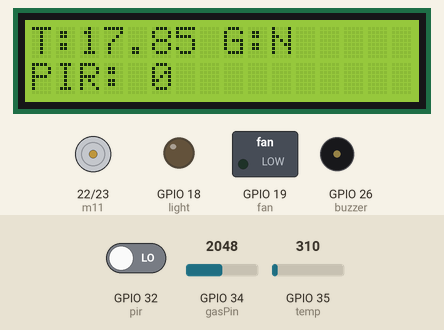
Simulated run of this sketch. Board: ESP32. On the bench: 16×2 character LCD, motor-driver pin pairs drawn as motors (green arrow = first pin HIGH = forward, orange = second pin HIGH = backward, longer = more drive), switched loads named in the sketch (green lamp = pin HIGH), output pins drawn as LEDs (lit = HIGH), buzzer (waves = sounding, pin HIGH). Inputs (shaded band) come from the test bench; at power-on: GPIO 34 (gasPin) = 2048, GPIO 32 (pir) LOW, GPIO 35 (temp) = 310. WiFi joins after 1.5 s; servers stay silent unless stated; uploads are accepted with an empty reply; what the sketch prints to the serial monitor is not drawn.

Above: at 3.9 s.
4.0 s: GPIO 34 (gasPin) set to 2935
5.6 s: GPIO 34 (gasPin) set to 3030
At 6.8 s:
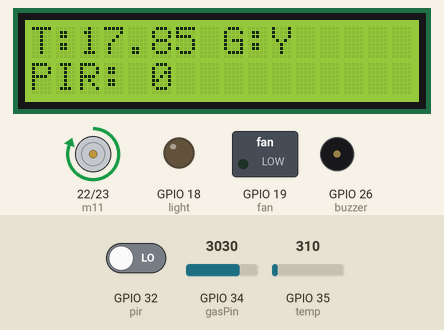
7.5 s: GPIO 32 (pir) driven HIGH
At 9.1 s:
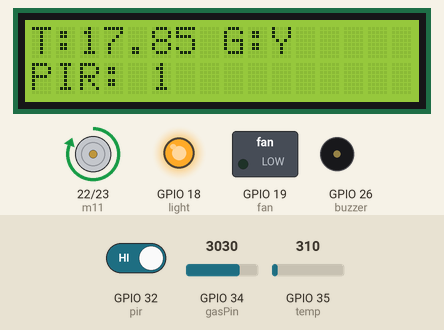
9.7 s: GPIO 35 (temp) set to 566
At 12.1 s:
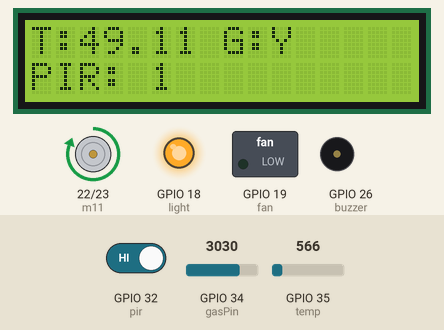
12.8 s: GPIO 35 (temp) set to 655
At 15.5 s:
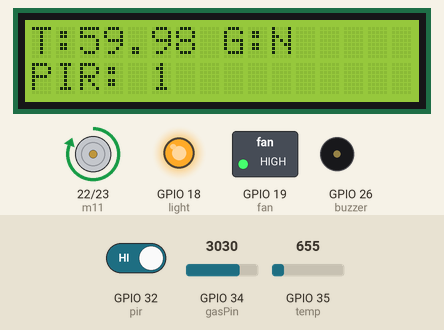
15.8 s: GPIO 32 (pir) driven LOW
At 17.1 s:
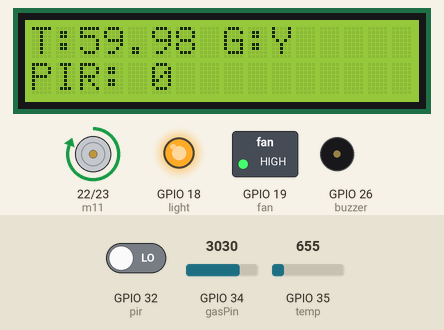
Timing chart, 0 to 19.9 s (numbered marks = the images above; inputs shaded):
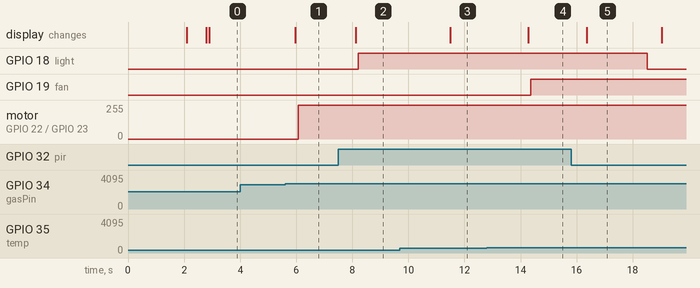

The sketch:

pattern_of_life_modeling_in_smart_home_bharath.ino
```cpp
#include <WiFi.h>
#include <HTTPClient.h>
#include <LiquidCrystal.h>
#include <String.h>


LiquidCrystal lcd (15,2,4,16,17,5);

#define temp 35

#define gasPin 34
#define pir 32
#define buzzer 26
#define light 18
#define fan 19
#define m11 22
#define m12 23

float temp1=0.0;
unsigned temp2 = 0;
int gas  = 0;

String g = "N";
String p = "N";

// WiFi parameters to be configured
const char* ssid = "project12"; // Hoofdlettergevoelig
const char* password = "project123456"; // Hoofdlettergevoelig

String q = "http://projectsiot.xyz/IoTProjects/SmartHome/upload.php?a=";
String iot = "\0";
String m = "http://sms.scubedigi.com/api.php?username=Mydreamacd&password=Mydream123&to=9493206867&from=MYDREM&message=";
String msg = "\0";
String gas2 = "\0";
String p1 = "Normal";
/*
int freq = 5000;
int ledChannel = 0;
int resolution = 8;
int dutyCycle = 0;
*/


void lcdstring (int a, int b, String w)
{
  lcd.setCursor(a,b);
  lcd.print(w);
}
void forward ()
{
  digitalWrite(m11,HIGH);
  digitalWrite(m12,LOW);
  delay(50);
}
void backward ()
{
  digitalWrite(m12,HIGH);
  digitalWrite(m11,LOW);
  delay(50);
}
void stopp ()
{
  digitalWrite(m12,LOW);
  digitalWrite(m11,LOW);
  delay(50);
}
void beep ()
{
  digitalWrite(buzzer,HIGH);
  delay(1000);
  digitalWrite(buzzer,LOW);
  delay(100);
}

void setup(void) {
  Serial.begin(9600);
  Serial.print("Bezig met verbinden");
 WiFi.begin(ssid, password); // Connect to WiFi
 lcd.begin(16,2);

lcd.clear();
lcd.setCursor(0,0);
        lcd.print("SMART HOME     ");
        lcd.setCursor( 2,1);
         lcd.print("               ");
         delay(2000);

          pinMode(gasPin,INPUT);
          pinMode(temp,INPUT);
         pinMode(pir,INPUT);

          pinMode(m12,OUTPUT);
          pinMode(m11,OUTPUT);
          pinMode(fan,OUTPUT);
          pinMode(light,OUTPUT);
          pinMode(buzzer,OUTPUT);

       // configure LED PWM functionalitites
  //ledcSetup(ledChannel, freq, resolution);

  // attach the channel to the GPIO to be controlled
  //ledcAttachPin(led, ledChannel);

  // while wifi not connected yet, print '.'
  // then after it connected, get out of the loop
  while (WiFi.status() != WL_CONNECTED) {
     lcd.clear();
     lcdstring(0,0,"connecting to ");
     lcdstring(0,1,ssid);
     delay(500);
     Serial.print(".");
  }
  lcd.clear();
     lcdstring(0,0,"connected to");
     lcdstring(0,1,ssid);
  // Verbonden.
  Serial.println("OK!");

  // Access Point (SSID).
  Serial.print("SSID: ");
  Serial.println(WiFi.SSID());

  // IP adres.
  Serial.print("IP: ");
  Serial.println(WiFi.localIP());

  // Signaalsterkte.
  long rssi = WiFi.RSSI();
  Serial.print("Signaal sterkte (RSSI): ");
  Serial.print(rssi);
  Serial.println(" dBm");
  Serial.println("");


if(WiFi.status()== WL_CONNECTED){ //Check WiFi connection status

    HTTPClient http; //Declare an object of class HTTPClient
   // http.begin("http://sms.scubedigi.com/api.php?username=Mydreamacd&password=Mydre@m123&to=9652490222&from=MYDREM&message=RJANED;LKSDF"); //Specify request destination

  http.begin("http://projectsiot.xyz/IoTProjects/SmartHome/upload.php?a=U&b=N&c=N&d=N&e=N");

int httpCode = http.GET(); //Send the request
    if (httpCode > 0) { //Check the returning code
      String payload = http.getString(); //Get the request response payload
      Serial.println(payload); //Print the response payload
    }
    http.end(); //Close connection

delay(500);
}
/*
Serial.println("sending welcome message............");

 if(WiFi.status()== WL_CONNECTED){ //Check WiFi connection status

    HTTPClient http; //Declare an object of class HTTPClient
   http.begin("http://sms.scubedigi.com/api.php?username=Mydreamacd&password=Mydre@m123&to=9493206867&from=MYDREM&message=WELCOME%20TO%20PROJECT"); //Specify request destination

  //http.begin("http://projectsiot.xyz/IoTProjects/PrepaidCardPetrol/petrolcard.php?a=U&b=0&c=0");

int httpCode = http.GET(); //Send the request
    if (httpCode > 0) { //Check the returning code
      String payload = http.getString(); //Get the request response payload
      Serial.println(payload); //Print the response payload
    }
    http.end(); //Close connection

delay(500);
}
*/
lcd.clear ();
}

void loop() {
p = "N";
g = "N";
p1 = "Normal";

temp2 = analogRead(temp);
float V=temp2*(5/(4095.00));
//float V=temp2*(5/(1023.00));
  temp1=V*100;

  temp1 = temp1 - 20;
Serial.print("temperature is = "); Serial.println(temp1);
delay(50);

gas = analogRead(gasPin);
delay(50);

Serial.println("gas = "+String(gas));

if (temp1 > 55)
{

    lcdstring(0,0,"T:"+String(temp1));
    lcdstring(8,0,"G:"+String(g));
     lcdstring(0,1,"PIR: "+String(digitalRead(pir)));
     delay(100);

  digitalWrite(fan,HIGH);

 // msg = p +"Temperature%20Alert%0AT: "+String(temp1);
// sendmsg();
  delay(2000);
}
else
{
 digitalWrite(fan,LOW);
}
 if (gas > 3000)
{
  g = "Y";
      lcdstring(0,0,"T:"+String(temp1));
    lcdstring(8,0,"G:"+String(g));
     lcdstring(0,1,"PIR: "+String(digitalRead(pir)));
     delay(100);

  forward ();

 // msg = p +"SOUND%20Alert%20PLEASE%20CHECK";
// sendmsg ();
  delay(2000);
}
if (digitalRead(pir)==HIGH)
{
  p = "Y";
p1 = "Detected";
      lcdstring(0,0,"T:"+String(temp1));
    lcdstring(8,0,"G:"+String(g));
     lcdstring(0,1,"PIR: "+String(digitalRead(pir)));
     delay(100);

  digitalWrite(light,HIGH);
}
else
{
p1 = "Normal";
  digitalWrite(light,LOW);
}
    lcdstring(0,0,"T:"+String(temp1));
    lcdstring(8,0,"G:"+String(g));
     lcdstring(0,1,"PIR: "+String(digitalRead(pir)));
     delay(100);

iot = q + String(temp1) + "&b=" + g + "&c=" + p;
send2server ();
}// LOOP

void send2server ()
{
   Serial.println(iot);
if(WiFi.status()== WL_CONNECTED){ //Check WiFi connection status

    HTTPClient http; //Declare an object of class HTTPClient

   http.begin(iot);

int httpCode = http.GET(); //Send the request
    if (httpCode > 0) { //Check the returning code
      String payload = http.getString(); //Get the request response payload
      Serial.println(payload); //Print the response payload
    }
    http.end(); //Close connection

delay(100);
}
}
void sendmsg ()
{
  Serial.println("sending message-----------");

 Serial.print("msg = "); Serial.println(msg);
if(WiFi.status()== WL_CONNECTED){ //Check WiFi connection status

    HTTPClient http; //Declare an object of class HTTPClient

  http.begin(msg);

int httpCode = http.GET(); //Send the request
    if (httpCode > 0) { //Check the returning code
      String payload = http.getString(); //Get the request response payload
      Serial.println(payload); //Print the response payload
    }
    http.end(); //Close connection

delay(100);
}

}
```

Measured:
- the behaviour switches between 3000 and 3001 on GPIO 34 (gasPin) (found by bisection; images 0 and 1)
- the behaviour switches between 614 and 615 on GPIO 35 (temp) (found by bisection; images 3 and 4)
- after the input at 4.0 s, every drawn part: stays the same
- after the input at 5.6 s, motor on GPIO 22 (m11) / GPIO 23 (m12): stopped → forward 255/255 after 0.47 s; the display: changes after 0.37 s (image 1)
- after the input at 7.5 s, GPIO 18 (light): LOW → HIGH after 0.72 s; the display: changes after 0.62 s (image 2)
- after the input at 9.7 s, the display: changes after 1.8 s (image 3)
- after the input at 12.8 s, GPIO 19 (fan): LOW → HIGH after 1.6 s; the display: changes after 1.5 s (image 4)
- after the input at 15.8 s, GPIO 18 (light): HIGH → LOW after 2.7 s; the display: changes after 0.57 s (image 5)
